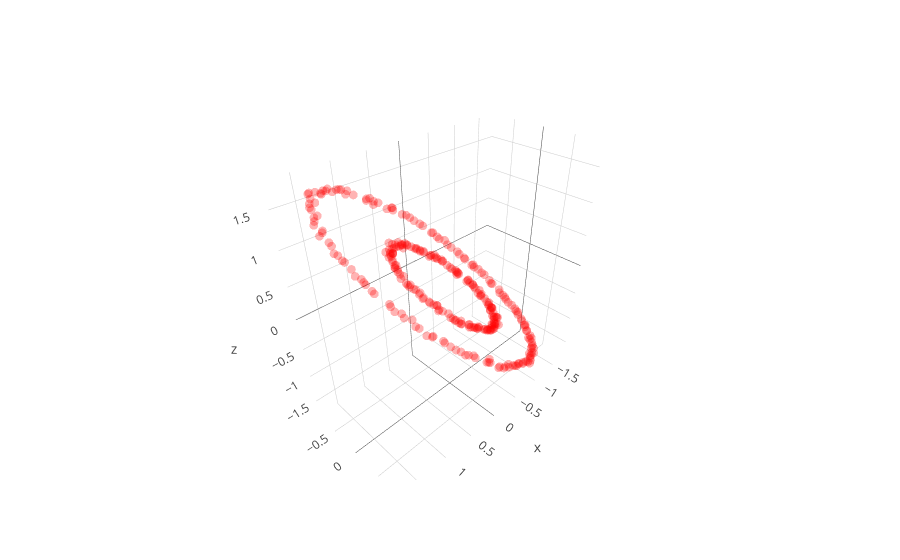

Notebook source saved alongside this figure:
### Code cell
# view 3D
trace1 = go.Scatter3d(
    x=projected_mine[:,0],
    y=projected_mine[:,1],
    z=projected_mine[:,2],
    mode='markers',
    line=dict(color='red',width=0.5),
    marker=dict(size=3,opacity=0.3)
)
data = [trace1]
fig  = go.Figure(data=data)
iplot(fig)

### Figure 1 — Plotly figure (JSON) as saved in the notebook; plotly's stock layout.template omitted (floating-point values rounded to 4 significant figures; data arrays with more than 128 entries replaced by an {"elided": "..."} marker saying what was removed)
{"data": [{"line": {"color": "red", "width": 0.5}, "marker": {"opacity": 0.3, "size": 3}, "mode": "markers", "type": "scatter3d", "uid": "f9f47ed9-0590-47a3-9a6c-f6ea04a2450d", "x": {"elided": "300 float values"}, "y": {"elided": "300 float values"}, "z": {"elided": "300 float values"}}], "layout": {}}
